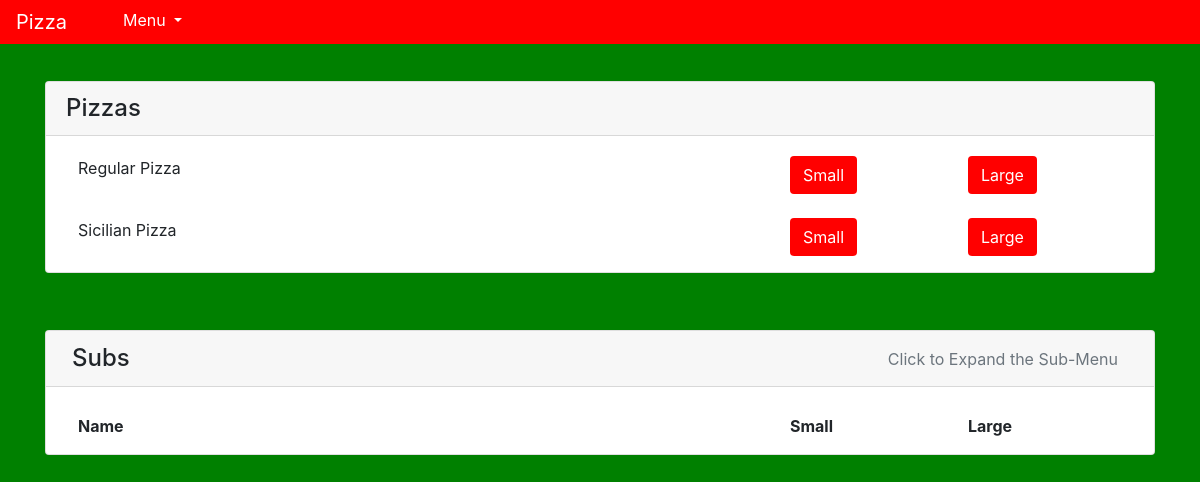
Before: / with the older database file.
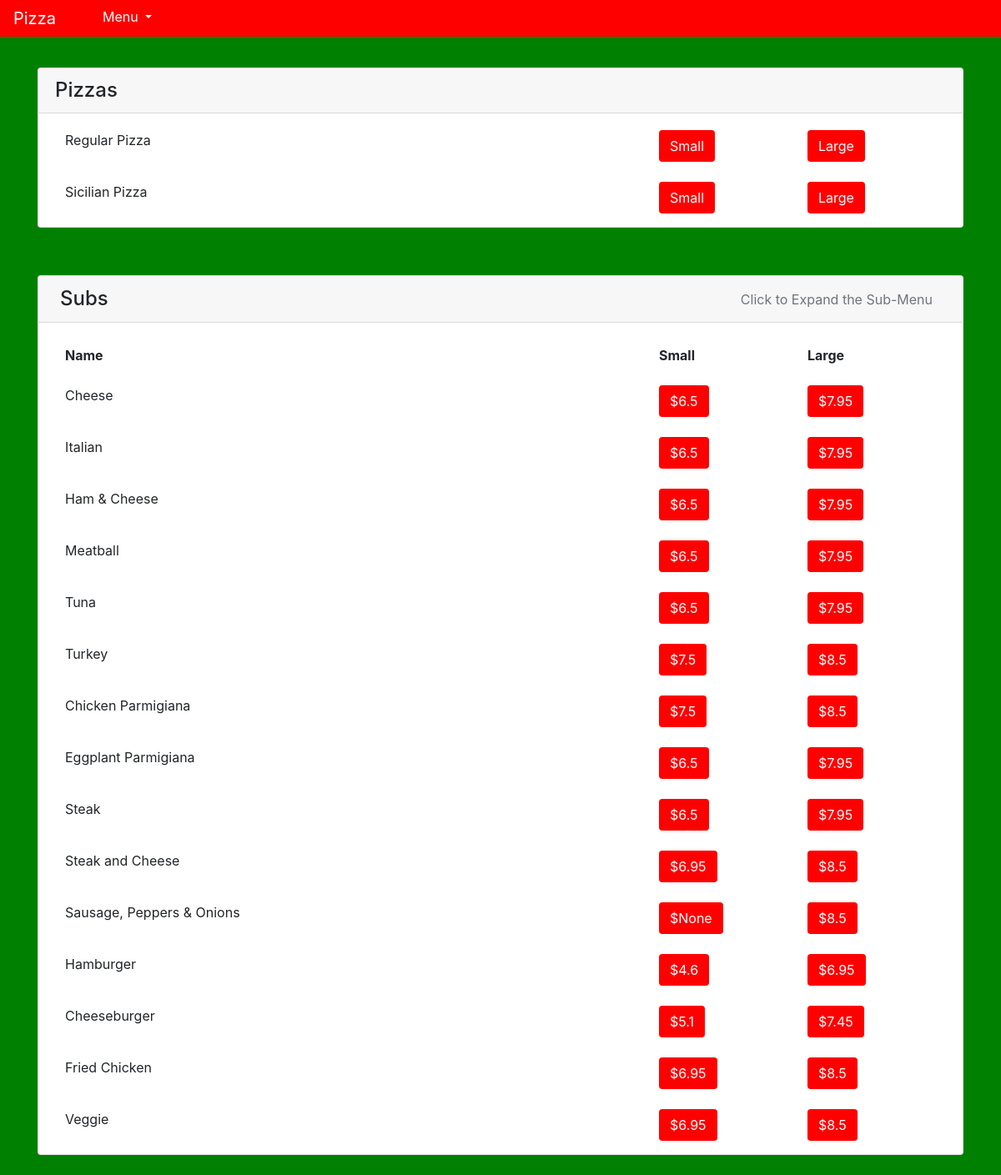
After: the same page with the newer database file.
### orders/models.py (models this page shows)
class Dish(models.Model):
    name = models.CharField(max_length=32)
    dishType = models.CharField(max_length=32)
    prizeSmall = models.FloatField(max_length=8, blank=True, null=True)
    prizeLarge = models.FloatField(max_length=8, blank=True, null=True)

### orders/views.py (the view)
# urls.py: path("", views.index, name="index")
def index(request):
    subs = Dish.objects.filter(dishType="Sub").values()
    pastas = Dish.objects.filter(dishType="Pasta")
    salads = Dish.objects.filter(dishType="Salad")
    dinnerPlatters = Dish.objects.filter(dishType="Dinner Platter")
    hurzel = "Hallöchen"
    menu = {
        "hurzel":"Hallöchen",
        "toppings": Topping.objects.all(),
        "subs": subs,
        "pastas": pastas,
        "salads": salads,
        "dinnerPlatters": dinnerPlatters
    }
    print(f"subs: {subs}")
    print(f"menu: {menu}")
    print("type: ")
    print(type(subs))
    return render(request, "orders/index.html", menu)

### orders/templates/orders/index.html (shortened to what this page needs)
{% extends "base/base.html" %}
{% block body %}
  <div style="background-color:green; height:100%;">
    <nav class="navbar navbar-expand-sm navbar-light fixed-top py-0" style="background-color: red;">
      <a class="navbar-brand text-white mr-5" href="#">Pizza</a>
      <div class="collapse navbar-collapse" id="navbarTogglerDemo02">
        <ul class="navbar-nav mr-auto mt-2 mt-lg-0 mb-1">
          <li class="nav-item dropdown">
          <a class="nav-link dropdown-toggle text-white" href="#" id="navbarDropdown" role="button" data-toggle="dropdown" aria-haspopup="true" aria-expanded="false">
            Menu
          </a>
        </li>
        </ul>
      </div>
    </nav>
    <div class="bg-green" style="background-color: green; height: 110%;">
      <div class="container bg-green pt-4 pb-4" style="height:100%; min-height:110vh;">
        <div style="height:57px;" id="Pizzas"></div>
        <div class="card" style="width: 100%;">
          <div class="card-header"><h4 class="mb-0">Pizzas</h4></div>
          <div class="card-body pb-1" style="padding-top: 0px;">
            <table class="table table-borderless mb-0 mt-2">
              <thead>
              <tr>
                <td class="col-8">Regular Pizza</td>
                <td class="col-2"><a href="" class="btn text-white" style="background-color:red;">Small</a></td>
                <td class="col-2"><a href="" class="btn text-white" style="background-color:red;">Large</a></td>
              </tr>
              <tr>
                <td class="col-8">Sicilian Pizza</td>
                <td class="col-2"><a href="" class="btn text-white" style="background-color:red;">Small</a></td>
                <td class="col-2"><a href="" class="btn text-white" style="background-color:red;">Large</a></td>
              </tr>
            </table>
          </div>
        </div>
        <div id="Subs" style="height:57px; display:hide;"></div>
        <div class="accordion" id="accordionExample">
          <div class="card" style="width:100%;">
            <div class="card-header" id="headingOne">
              <h2 class="mb-0">
                <a class="btn btn-link btn-block text-left p-0 justify-content-between row" type="button" data-toggle="collapse" data-target="#collapseOne" aria-expanded="true" aria-controls="collapseOne">
                  <h4 class="mb-0" style="padding-left:20px;">Subs</h4>
                  <span class="text-muted" style="padding-top:3px;">Click to Expand the Sub-Menu</span>
                </a>
              </h2>
            </div>
            <div id="collapseOne" class="collapse show" aria-labelledby="headingOne" data-parent="#accordionExample">
              <div class="card-body pb-1" style="padding-top:0%;">
                <table class="table table-borderless mb-0 mt-3">
                  <thead>
                    <tr>
                      <th class="col-8">Name</th>
                      <th class="col-2">Small</th>
                      <th class="col-2">Large</th>
                    </tr>
                  </thead>
                  <tbody>
                    {% for sub in subs %}
                      <tr>
                        <td class="col-8">{{sub.name}}</td>
                        <td class="col-2"><a href="" class="btn text-white" style="background-color:red;">${{sub.prizeSmall}}</a></td>
                        <td class="col-2"><a href="" class="btn text-white" style="background-color:red;">${{sub.prizeLarge}}</a></td>
                      </tr>
                    {% endfor %}
                  </tbody>
                </table>
              </div>
            </div>
          </div>
        </div>
      </div>
    </div>
  </div>
{% endblock %}

### orders/templates/base/base.html (shortened to what this page needs)
{% load static %}
<!DOCTYPE html>
<html>
  <head>
    <link rel="stylesheet" type="text/css" href="{% static 'orders/style.css' %}">
    <link rel="stylesheet" type="text/css" href="{% static 'bootstrap-4.5.0-dist/css/bootstrap.min.css' %}">
    <link rel="stylesheet" type="text/css" href="{% static 'bootstrap-4.5.0-dist/css/bootstrap-grid.min.css' %}">
    <link rel="stylesheet" type="text/css" href="{% static 'bootstrap-4.5.0-dist/css/bootstrap-reboot.min.css' %}">
  </head>
  <body>
    {% block body %}
    {% endblock %}
  </body>
</html>

Changed rows visible on the page:
added Dish: name "Cheese", prizeSmall "6.5", prizeLarge "7.95"
added Dish: name "Italian", prizeSmall "6.5", prizeLarge "7.95"
added Dish: name "Ham & Cheese", prizeSmall "6.5", prizeLarge "7.95"
added Dish: name "Meatball", prizeSmall "6.5", prizeLarge "7.95"
added Dish: name "Tuna", prizeSmall "6.5", prizeLarge "7.95"
added Dish: name "Turkey", prizeSmall "7.5", prizeLarge "8.5"
added Dish: name "Chicken Parmigiana", prizeSmall "7.5", prizeLarge "8.5"
added Dish: name "Eggplant Parmigiana", prizeSmall "6.5", prizeLarge "7.95"
added Dish: name "Steak", prizeSmall "6.5", prizeLarge "7.95"
added Dish: name "Steak and Cheese", prizeSmall "6.95", prizeLarge "8.5"
added Dish: name "Sausage, Peppers & Onions", prizeSmall "None", prizeLarge "8.5"
added Dish: name "Hamburger", prizeSmall "4.6", prizeLarge "6.95"
added Dish: name "Cheeseburger", prizeSmall "5.1", prizeLarge "7.45"
added Dish: name "Fried Chicken", prizeSmall "6.95", prizeLarge "8.5"
added Dish: name "Veggie", prizeSmall "6.95", prizeLarge "8.5"
